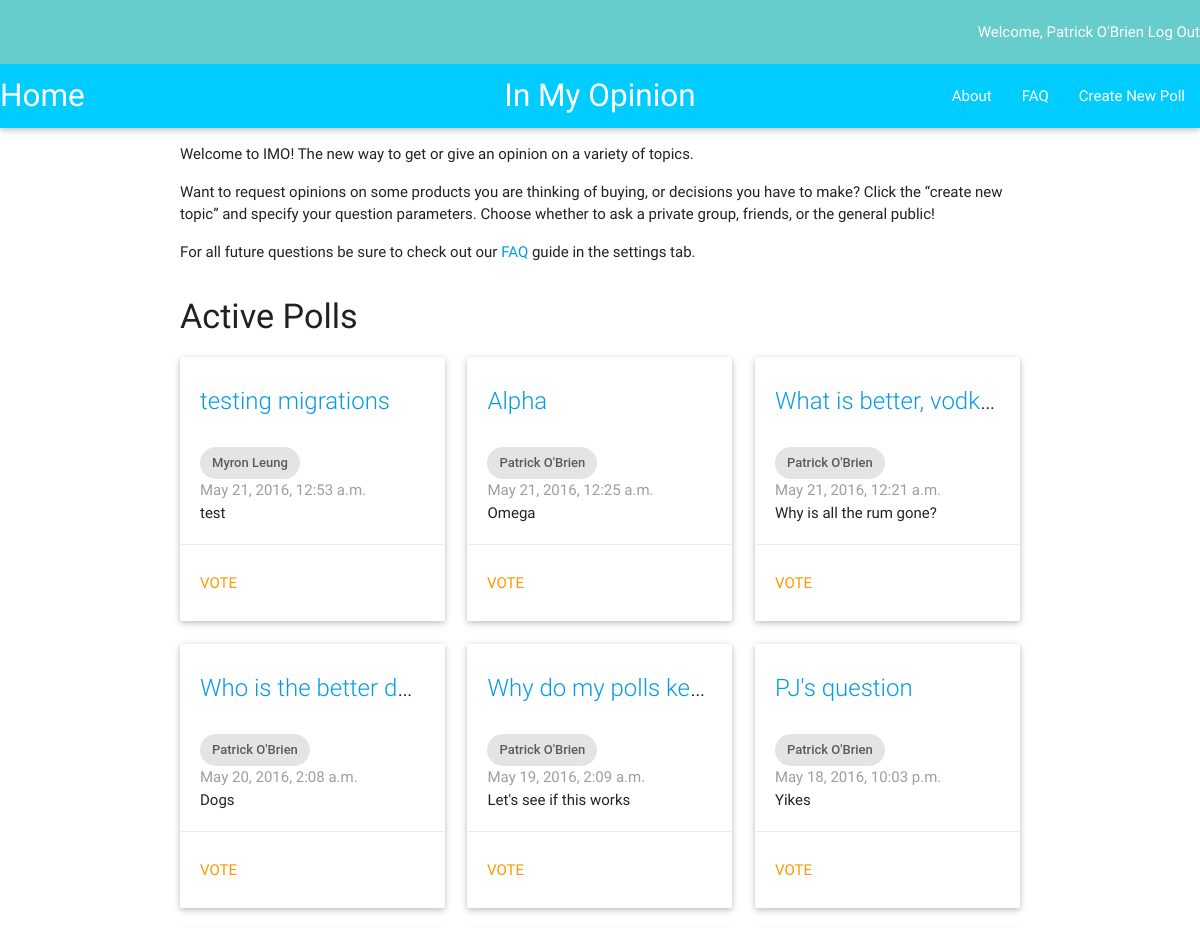
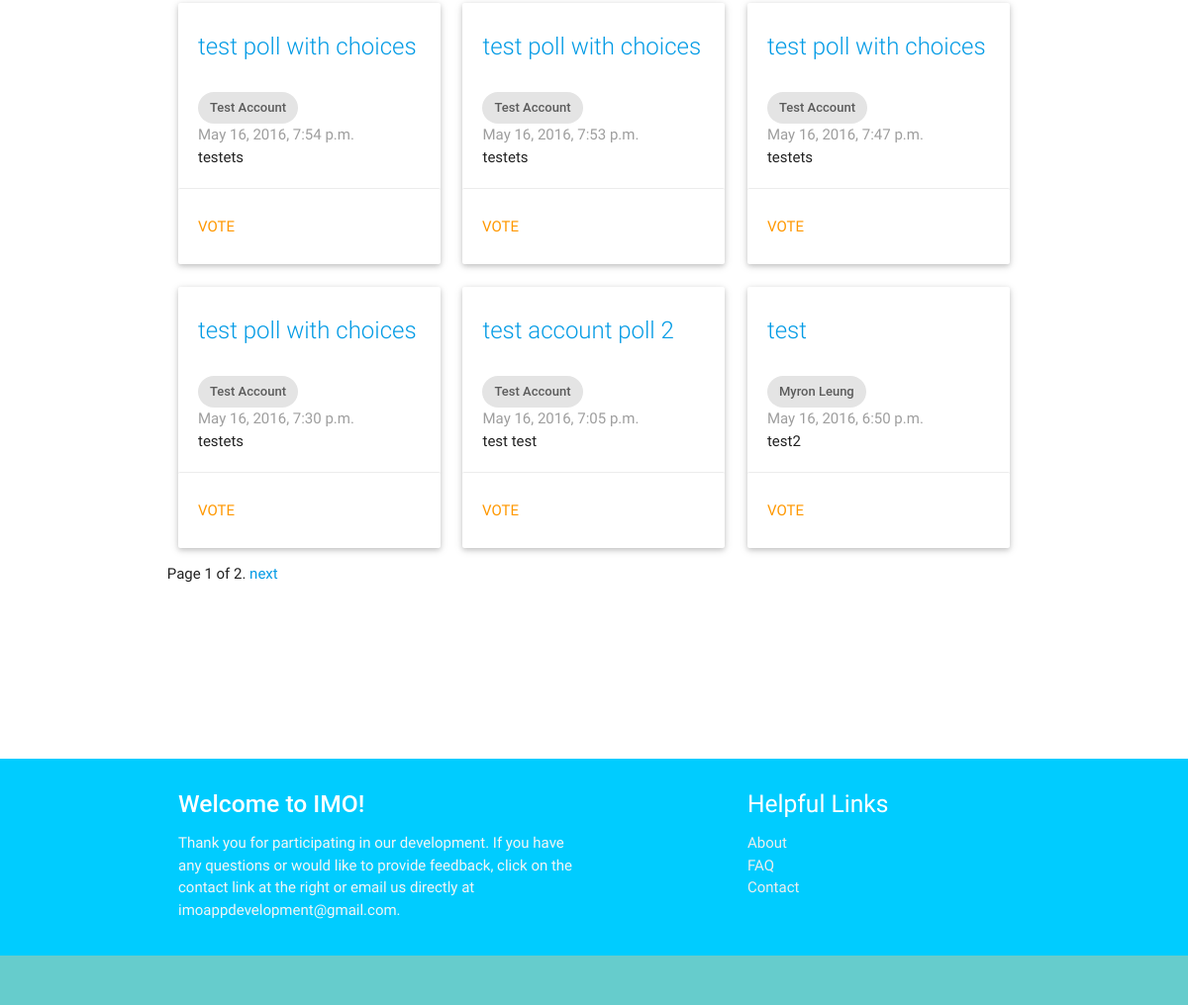
The page /imo_app/ (signed in) on the database as committed earlier (2 pictures, top to bottom).
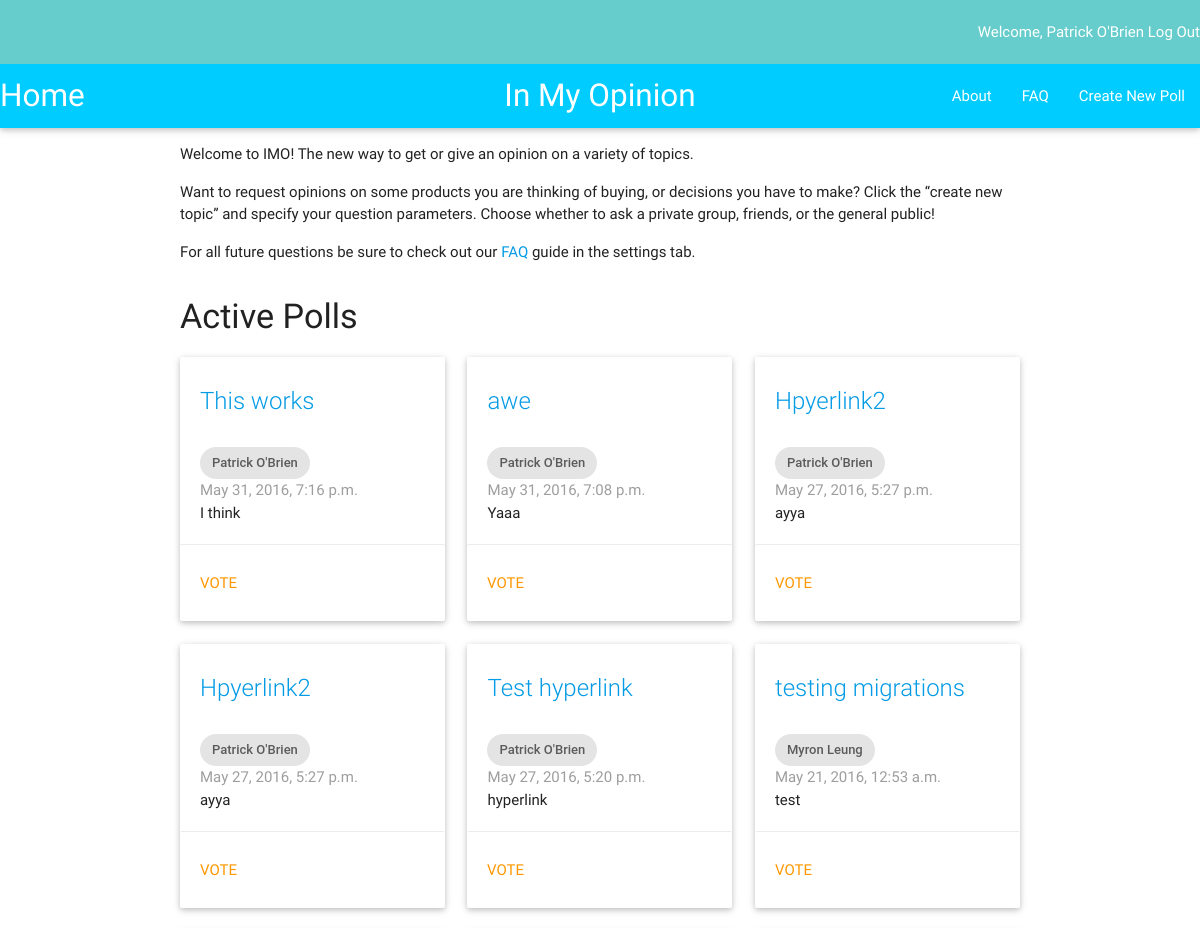
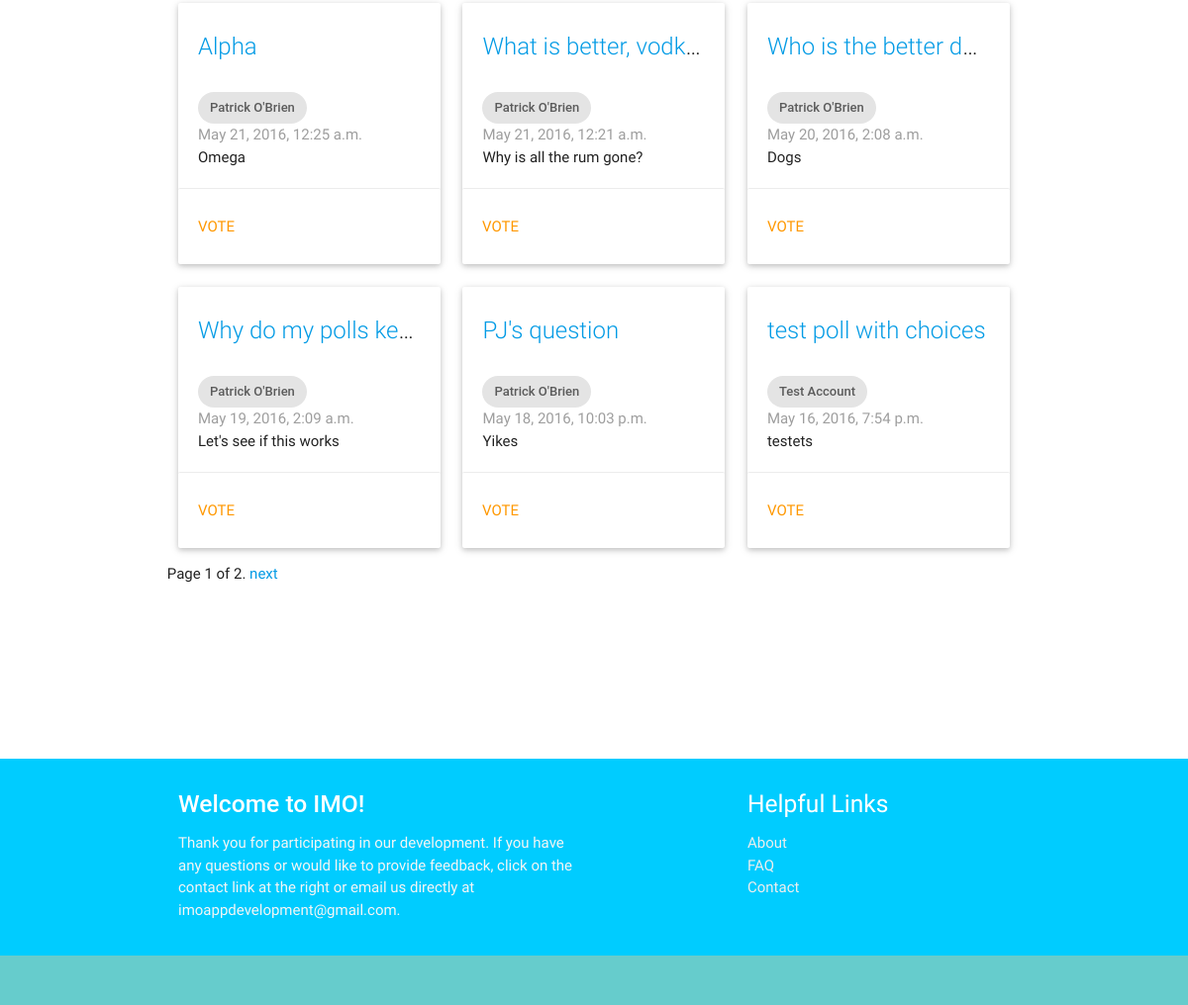
The same page on the database as committed later (2 pictures, top to bottom).
### imo_app/models.py (models this page shows, shortened)
class Question(models.Model):
    author = models.ForeignKey(UserProfile, on_delete=models.CASCADE)
    question_text = models.CharField(max_length=200)
    description = models.TextField(default = '')
    pub_date = models.DateTimeField('date published')
    choice1 = models.CharField(default = '', max_length = 200)
    choice2 = models.CharField(default = '', max_length = 200)
    class Meta:
        ordering = ['-pub_date']

class UserProfile(models.Model):
    user = models.OneToOneField(User)

### imo_app/views.py (the view)
def index(request):
    q_list = Question.objects.all()
    paginator = Paginator(q_list, 12) # Show 25 contacts per page
    page = request.GET.get('page')
    try:
        q = paginator.page(page)
    except PageNotAnInteger:
        q = paginator.page(1)
    except EmptyPage:
        q = paginator.page(paginator.num_pages)
    current_user = request.user
    context = {'q_all': q, 'current_user': current_user}
    return render(request, 'imo_app/index.html', context)

### imo_app/templates/imo_app/index.html (shortened to what this page needs)
{% extends "imo_app/base.html" %}
{% block content %}
  <div class="row">
    <div class="col m12">
      <p>Welcome to IMO!  The new way to get or give an opinion on a variety of topics.</p>
      <p>Want to request opinions on some products you are thinking of buying, or decisions you have to make?
        Click the “create new topic” and specify your question parameters.  Choose whether to ask a private group,
        friends, or the general public!</p>
      <p>For all future questions be sure to check out our <a href="faq/">FAQ</a> guide in the settings tab.</p>
    </div>
  </div>
    {% if user.is_authenticated %}
      <h4>Active Polls</h4>
      <div class="row">
        {% for i in q_all %}
          <div class="col m4">
            <div class="card" >
              <div class="card-content">
                <span class="card-title truncate"><a href="{% url 'imo_app:detail' i.id %}">{{ i.question_text }}</a></span>
                <br>
                <div class="chip">
                  {{ i.author.user.first_name}} {{ i.author.user.last_name}}
                </div>
                <p class="grey-text">{{ i.pub_date }}</p>
                <p class="truncate">{{ i.description }}</p>
              </div>
              <a href="{% url 'imo_app:detail' i.id %}"><div class="orange-text waves-effect waves-teal card-action btn-flat" style="width:100%; height: 100%">
                Vote
              </div></a>
            </div>
          </div>
        {% endfor %}
        <div class="pagination">
            <span class="step-links">
                <span class="current">
                    Page {{ q_all.number }} of {{ q_all.paginator.num_pages }}.
                </span>
                {% if q_all.has_next %}
                    <a href="?page={{ q_all.next_page_number }}">next</a>
                {% endif %}
            </span>
        </div>
      </div>
    {% endif %}
{% endblock content %}

### imo_app/templates/imo_app/base.html (shortened to what this page needs)
<!DOCTYPE html>
{% load staticfiles %}
<html>
  <head>
    <link rel="stylesheet" type="text/css" href="{% static 'imo_app/css/imo.css' %}" />
    <link rel="stylesheet" type="text/css" href="{% static 'materialize/css/materialize.min.css' %}" />
  </head>
  <body>
    <nav>
      <div class="navbar-fixed" style="background-color: #66CCCC">
      <div class="right hide-on-med-and-down">
        {% if user.is_authenticated %}
          Welcome, {{ user.first_name }} {{user.last_name}}
          <a href = "{% url 'imo_app:user_logout' %}">Log Out</a>
        {% else %}
            <a href = "{% url 'imo_app:view_registration' %}" style='width:100px'>Register</a>
            <a href = "{% url 'imo_app:view_login' %}" style='width:100px'>Login</a>
          </div>
        {% endif %}
      </div>
      </div>
    </nav>
    <nav>
        <div class="nav-wrapper" style="background-color: #00CCFF">
          <a href="{% url 'imo_app:index' %}" left class="brand-logo left">Home</a>
          <a class="brand-logo center">In My Opinion</a>
          <ul id="nav-mobile" class="right hide-on-med-and-down">
            <li><a href="{% url 'imo_app:about' %}">About</a></li>
            <li><a href="{% url 'imo_app:faq' %}">FAQ</a></li>
            <li><a href="{% url 'imo_app:view_newentry' %}">Create New Poll</a></li>
          </ul>
        </div>
      </nav>
    <div class="container">
      {% block content %}
      {% endblock %}
      <br></br>
      <br></br>
      <br></br>
    </div>
    <footer class="page-footer" style="background-color: #00CCFF">
      <div class="container" >
        <div class="row">
          <div class="col l6 s12">
            <h5 class="white-text"><strong>Welcome to IMO!</strong></h5>
            <p class="grey-text text-lighten-4">Thank you for participating in our development.
            If you have any questions or would like to provide feedback,
            click on the contact link at the right or email us directly at imoappdevelopment@gmail.com.</p>
          </div>
          <div class="col l4 offset-l2 s12">
            <h5 class="white-text">Helpful Links</h5>
            <ul>
              <li><a class="grey-text text-lighten-3" href="{% url 'imo_app:about' %}">About</a></li>
              <li><a class="grey-text text-lighten-3" href="{% url 'imo_app:faq' %}">FAQ</a></li>
              <li><a class="grey-text text-lighten-3" href="mailto:imoappdevelopment@gmail.com">Contact</a></li>
            </ul>
          </div>
        </div>
      </div>
      <div class="footer-copyright" style="background-color: #66CCCC">
      </div>
    </footer>
  </body>
</html>

Rows that differ between the two databases and show on the page:
no longer on this page (row unchanged): Question: question_text "test poll with choices", author.user.first_name "Test", author.user.last_name "Account", pub_date "May 16, 2016, 7:53 p.m.", description "testets"
no longer on this page (row unchanged): Question: question_text "test poll with choices", author.user.first_name "Test", author.user.last_name "Account", pub_date "May 16, 2016, 7:47 p.m.", description "testets"
no longer on this page (row unchanged): Question: question_text "test poll with choices", author.user.first_name "Test", author.user.last_name "Account", pub_date "May 16, 2016, 7:30 p.m.", description "testets"
no longer on this page (row unchanged): Question: question_text "test account poll 2", author.user.first_name "Test", author.user.last_name "Account", pub_date "May 16, 2016, 7:05 p.m.", description "test test"
no longer on this page (row unchanged): Question: question_text "test", author.user.first_name "Myron", author.user.last_name "Leung", pub_date "May 16, 2016, 6:50 p.m.", description "test2"
added Question: question_text "This works", author.user.first_name "Patrick", author.user.last_name "O'Brien", pub_date "May 31, 2016, 7:16 p.m.", description "I think"
added Question: question_text "awe", author.user.first_name "Patrick", author.user.last_name "O'Brien", pub_date "May 31, 2016, 7:08 p.m.", description "Yaaa"
added Question: question_text "Hpyerlink2", author.user.first_name "Patrick", author.user.last_name "O'Brien", pub_date "May 27, 2016, 5:27 p.m.", description "ayya"
added Question: question_text "Hpyerlink2", author.user.first_name "Patrick", author.user.last_name "O'Brien", pub_date "May 27, 2016, 5:27 p.m.", description "ayya"
added Question: question_text "Test hyperlink", author.user.first_name "Patrick", author.user.last_name "O'Brien", pub_date "May 27, 2016, 5:20 p.m.", description "hyperlink"
